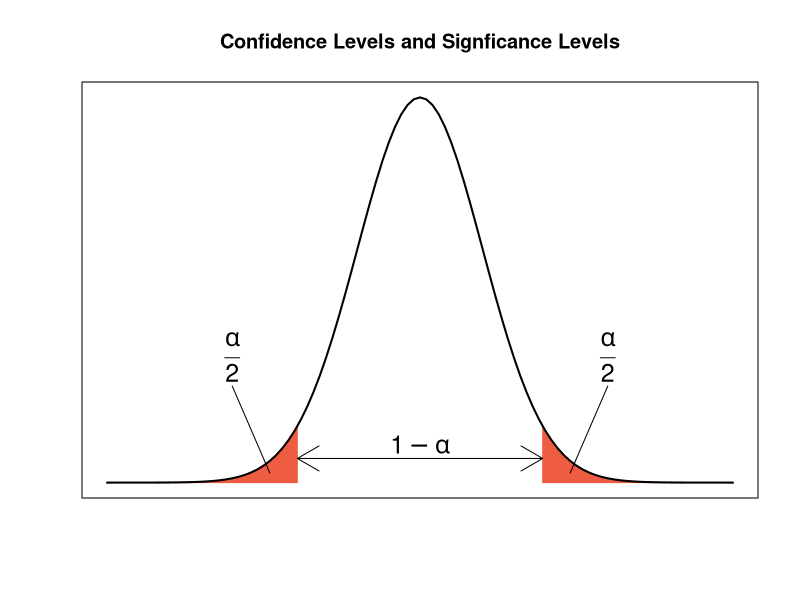
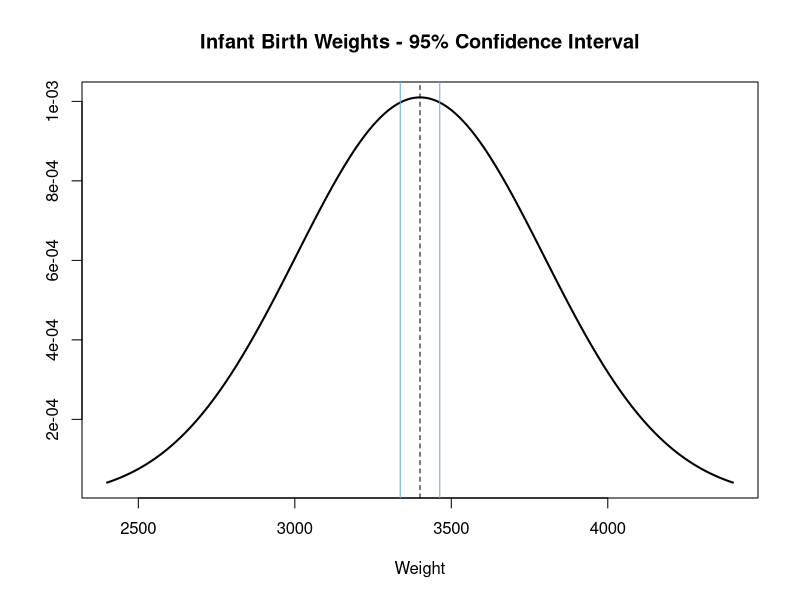
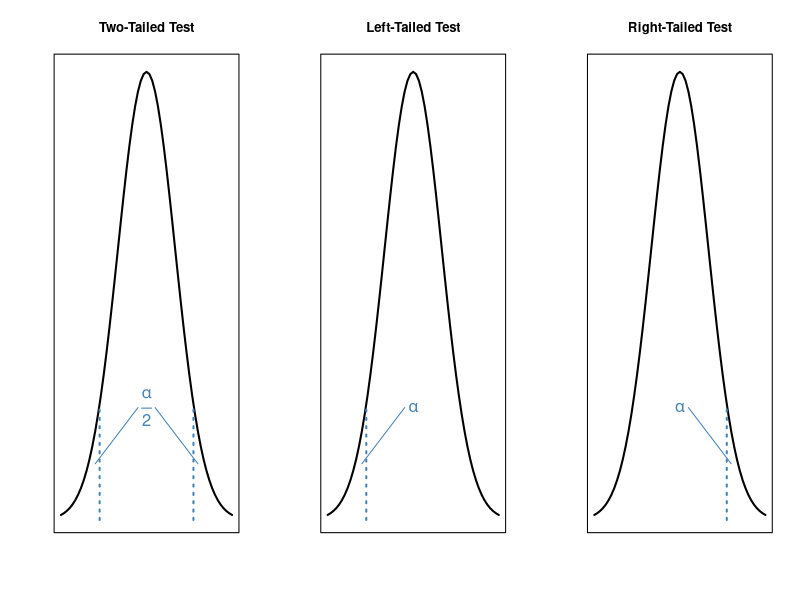

Write the R code that produced these figures, in order.
# Draw a normal distribution plot.
x <- seq(-5, 5, by=0.1)
y <- dnorm(x)
plot(x, y, xaxt="n", yaxt="n", xlab="", ylab="", type="n",
     main="Confidence Levels and Signficance Levels")

# Shade 2.5% of the area under each tail.
polygon(c(-5, seq(-5, -1.96, by=0.01), -1.96),
        c(0, dnorm(seq(-5, -1.96, by=0.01)), 0),
        col="tomato2", border="tomato2")

polygon(c(1.96, seq(1.96, 5, by=0.01), 5),
        c(0, dnorm(seq(1.96, 5, by=0.01)), 0),
        col="tomato2", border="tomato2")

# Add the distribution curve.
lines(x, y, lwd=2)

# Add labels.
arrows(-1.96, 0.025, 1.96, 0.025, code=3)
text(0, 0.04, expression(1-alpha), adj=0.5, cex=1.5)

lines(c(-2.4, -3), c(0.01, 0.1))
text(-3, 0.13, expression(frac(alpha, 2)), adj=0.5, cex=1.5)

lines(c(2.4, 3), c(0.01, 0.1))
text(3, 0.13, expression(frac(alpha, 2)), adj=0.5, cex=1.5)


# Example: Confidence interval for infant birth weights.
z.critical <- qnorm(0.025, lower.tail=FALSE)
z.lower <- 3400 - z.critical * (395 / sqrt(150))
z.upper <- 3400 + z.critical * (395 / sqrt(150))

c(3400 - z.critical*(395/sqrt(150)),
  3400 + z.critical*(395/sqrt(150)))

# Visualize the infant birth weights example.
x <- seq(2400, 4400, by=1)
y <- dnorm(x, mean=3400, sd=395)
plot(x, y, type="l", lwd=2,
     main="Infant Birth Weights - 95% Confidence Interval", xlab="Weight", ylab="")

abline(v=3400, lty=2)
abline(v=z.lower, col="steelblue2")
abline(v=z.upper, col="steelblue2")


# Visualize three hypothesis testing scenarios.
par(mfrow=c(1, 3))

x <- seq(-3, 3, by=0.1)
y <- dnorm(x)

# Two-tailed test.
plot(x, y, type="l", main="Two-Tailed Test", xaxt="n", yaxt="n", xlab="", ylab="", lwd=2)
lines(c(qnorm(0.05), qnorm(0.05)), c(0, 0.1), lty=3, col="steelblue", lwd=2)
lines(c(qnorm(0.05, lower.tail=FALSE), qnorm(0.05, lower.tail=FALSE)), c(0, 0.1),
      lty=3, col="steelblue", lwd=2)

text(0, 0.1, expression(frac(alpha, 2)), col="steelblue", cex=1.5)
lines(c(-1.8, -0.3), c(0.05, 0.1), col="steelblue")
lines(c(1.8, 0.3), c(0.05, 0.1), col="steelblue")

# Left-tailed test.
plot(x, y, type="l", main="Left-Tailed Test", xaxt="n", yaxt="n", xlab="", ylab="", lwd=2)
lines(c(qnorm(0.05), qnorm(0.05)), c(0, 0.1), lty=3, col="steelblue", lwd=2)

text(0, 0.1, expression(alpha), col="steelblue", cex=1.5)
lines(c(-1.8, -0.3), c(0.05, 0.1), col="steelblue")

# Right-tailed test.
plot(x, y, type="l", main="Right-Tailed Test", xaxt="n", yaxt="n", xlab="", ylab="", lwd=2)
lines(c(qnorm(0.05, lower.tail=FALSE), qnorm(0.05, lower.tail=FALSE)), c(0, 0.1),
      lty=3, col="steelblue", lwd=2)

text(0, 0.1, expression(alpha), col="steelblue", cex=1.5)
lines(c(1.8, 0.3), c(0.05, 0.1), col="steelblue")


####
# Examples
####

# Example 1: Infant birth weights.
critical.z <- qnorm(0.05, lower.tail=TRUE)
print(critical.z)

test.z <- (3325 - 3400) / (395 / sqrt(150))
print(test.z)

# Example 2: Fluoride levels in water.
critical.z <- qnorm(0.025, lower.tail=FALSE)
print(critical.z)

test.z <- (0.8 - 0.7) / (0.4 / sqrt(40))
print(test.z)
